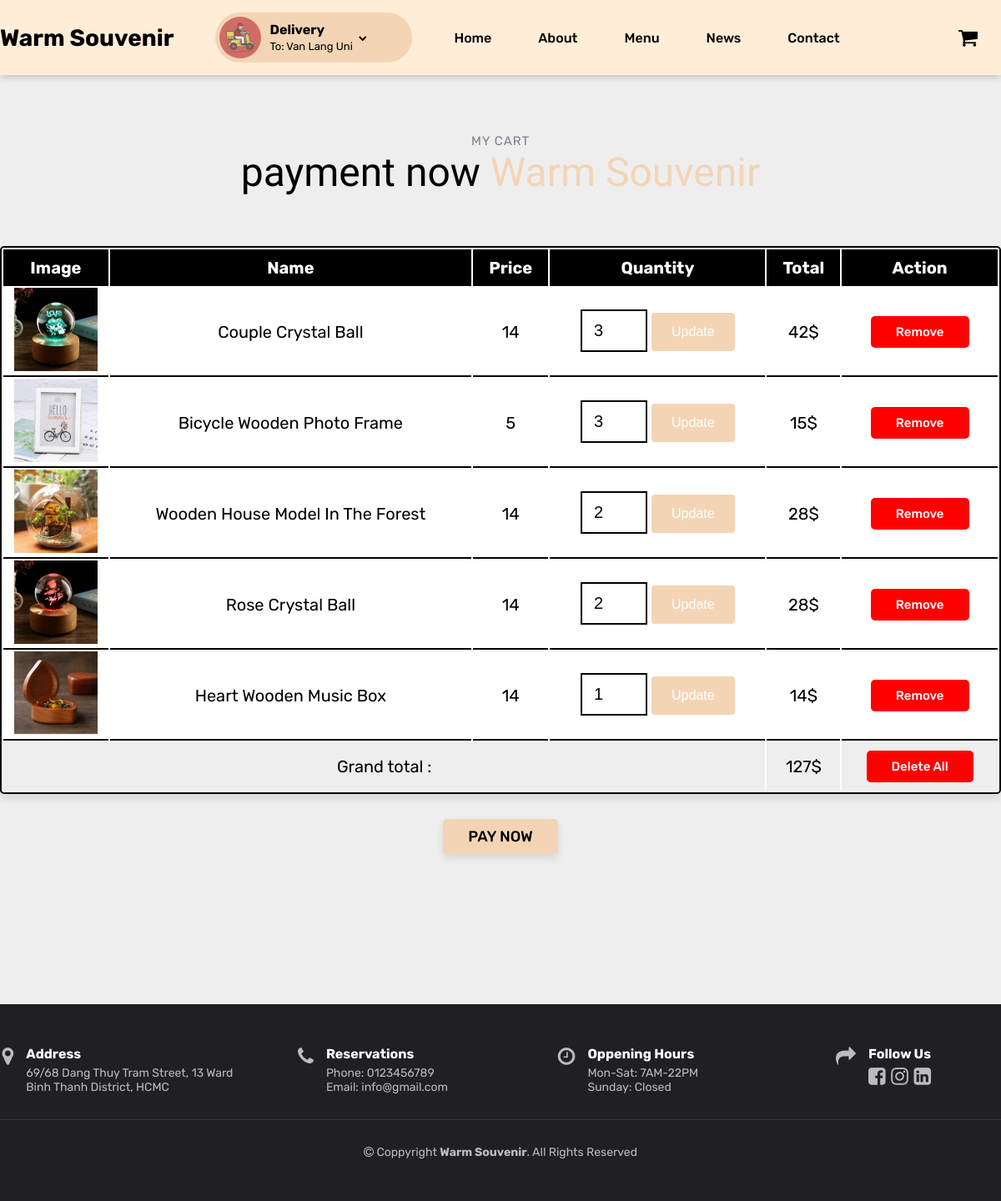
The app's page /mycart.php with its own data.
### tables this page shows
CREATE TABLE `cart` (
  `id` int(100) NOT NULL,
  `name` varchar(100) NOT NULL,
  `price` varchar(100) NOT NULL,
  `image` varchar(100) NOT NULL,
  `quantity` int(100) NOT NULL
);

### mycart.php (the view, shortened to what this page needs)
<?php
include 'config/config.php';
?>
<!DOCTYPE html>
<html lang="en">
<head>
    <link rel="stylesheet" href="https://cdnjs.cloudflare.com/ajax/libs/font-awesome/4.7.0/css/font-awesome.min.css" />
    <link rel="stylesheet" href="assets/css/style.css" />
</head>
<body>
    <header id="header" class="header">
        <div class="container-header">
            <a href="index.php" class="logo_link">
                <h1>Warm Souvenir</h1>
            </a>
            <div class="delivery">
                <img class="delivery-img" src="assets/img/delivery.jpg" alt="" />
                <div class="delivery-info">
                    <h3>Delivery</h3>
                    <span>To: Van Lang Uni</span>
                </div>
                <i class="fa fa-chevron-down arrow"></i>
            </div>
            <nav id="navbar" class="navbar">
                <ul>
                    <li><a class="link" href="index.php">Home</a></li>
                    <li><a class="link" href="about.php">About</a></li>
                    <li><a class="link" href="menu.php">Menu</a></li>
                    <li><a class="link" href="news.php">News</a></li>
                    <li><a class="link" href="contact.php">Contact</a></li>
                </ul>
            </nav>
            <div class="account">
                <li class="nav-item"><a class="nav-link active" href="mycart.php">
                    <i class="fa fa-shopping-cart" style="font-size: 25px;"></i></a></li>
            </div>
        </div>
    </header>
    <section class="cover">
        <div class="container">
            <div class="section-header">
                <h2>My Cart</h2>
                <p>
                    payment now
                    <span>Warm Souvenir</span>
                </p>
            </div>
            <div class="shopping-cart">
                <table>
                    <thead>
                        <th>image</th>
                        <th>name</th>
                        <th>price</th>
                        <th>quantity</th>
                        <th>total</th>
                        <th>action</th>
                    </thead>
                    <tbody>
                        <?php
                        $grand_total = 0;
                        $cart_query = mysqli_query($conn, "SELECT * FROM `cart`") or die('query failed');
                        if (mysqli_num_rows($cart_query) > 0) {
                            while ($fetch_cart = mysqli_fetch_assoc($cart_query)) {
                        ?>
                        <tr>
                            <td><img src="assets/img/<?php echo $fetch_cart['image']; ?>" height="100" alt=""></td>
                            <td style="text-transform: capitalize;"><?php echo $fetch_cart['name']; ?></td>
                            <td><?php echo $fetch_cart['price']; ?></td>
                            <td>
                                <form action="" method="post">
                                    <input type="number" min="1" name="cart_quantity"
                                        value="<?php echo $fetch_cart['quantity']; ?>">
                                    <input style="width: 100px;" type="submit" name="update_cart" value="Update"
                                        class="option-btn">
                                </form>
                            </td>
                            <td><?php echo $sub_total = number_format($fetch_cart['price'] *$fetch_cart['quantity']); ?>$
                            </td>
                            <td><a href="mycart.php?remove=<?php echo $fetch_cart['id']; ?>" class="delete-btn"
                                    onclick="return confirm('Remove item from cart?')">remove</a></td>
                        </tr>
                        <?php
                                $grand_total += $sub_total;
                            }
                        } else {
                            echo '<tr><td style="padding:20px; text-transform:capitalize;" colspan="6">No item added</td></tr>';
                        }
                        ?>
                        <tr class="table-bottom">
                            <td style="border: 0;" colspan="4">Grand total : </td>
                            <td style="border: 0;"><?php echo $grand_total; ?>$</td>
                            <td style="border: 0;"><a href="mycart.php?delete_all"
                                    onclick="return confirm('Delete all from cart?');"
                                    class="delete-btn <?php echo ($grand_total > 1) ? '' : 'disabled'; ?>">delete
                                    all</a>
                            </td>
                        </tr>
                    </tbody>
                </table>
                <div class="cart-btn <?php echo ($grand_total > 1) ? '' : 'disabled'; ?>">
                    <a href="delivery.php" class="btn <?php echo ($grand_total > 1) ? '' : 'disabled'; ?>">PAY NOW</a>
                </div>
            </div>
        </div>
    </section>
    <?php
        include("main/footer.php")
    ?>
</body>
</html>

### assets/css/style.css (style rules this page uses)
:root { --font-primary: "Rubik", sans-serif; --font-secondary: "Amatic SC", cursive; }
:root { --color-default: #eeeeee; --color-primary: #ffedd8; --color-secondary: #f3d5b5; }
* { margin: 0; padding: 0; box-sizing: border-box; }
body { font-family: var(--font-primary); }
.cover { padding: 160px 0; background-color: var(--color-default); }
.container { width: 100%; max-width: 1350px; margin: 0 auto; }
.section-header { text-align: center; padding-bottom: 30px; }
.section-header h2 { font-size: 15px; letter-spacing: 1px; font-weight: 400; margin: 0; padding: 0; color: #7f7f90; text-transform: uppercase; }
.section-header p { margin: 0; font-size: 48px; font-weight: 400; font-family: var(--font-secondary); }
.section-header p span { color: var(--color-secondary); margin: 0; font-size: 48px; font-weight: 400; }
a { text-decoration: none; color: #000; font-weight: 500; }
.header { background: var(--color-primary); height: 90px; position: fixed; top: 0; left: 0; width: 100%; z-index: 999; box-shadow: 0 2px 8px rgba(0, 0, 0, 0.2); }
.container-header { display: flex; width: 100%; max-width: 1350px; align-items: center; height: 90px; margin: 0 auto; }
.logo_link { margin-right: 50px; }
.logo_link h1 { font-size: 28px; font-weight: 700; color: #000; margin: 0; }
.delivery { display: flex; align-items: center; width: 236px; height: 40px; margin-right: 22px; border-radius: 100px; cursor: pointer; background-color: var(--color-secondary); padding: 30px 0px 30px 5px; }
.delivery-img { width: 100%; width: 50px; height: 50px; border-radius: 50%; vertical-align: middle; }
.delivery-info { padding-left: 10px; margin-right: 7px; }
.delivery-info h3 { font-size: medium; }
.delivery-info span { font-size: 13px; }
.delivery .arrow { font-size: 10px; }
.navbar { display: flex; }
.navbar ul { display: flex; align-items: center; }
.navbar ul li { padding: 10px 28px; list-style: none; }
.navbar ul .link { position: relative; }
.link::after { content: ""; position: absolute; left: 0; bottom: 0; width: 100%; height: 2px; background: #000; transform: scaleX(0); transform-origin: left; transition: transform 250ms ease-in; }
.account { margin-left: auto; align-items: center; display: flex; }
.nav-item { padding: 10px 28px; list-style: none; }
input[type="submit"] { width: 100%; background-color: #f3d5b5; color: white; padding: 14px 20px; margin: 8px 0; border: none; border-radius: 4px; cursor: pointer; font-size: medium; }

### mycart.php (style rules this page uses)
.shopping-cart { padding: 20px 0; display: flex; justify-content: center; flex-wrap: wrap; }
.shopping-cart table { width: 100%; text-align: center; border: 2px solid black; border-radius: 5px; box-shadow: 0 5px 10px rgba(0, 0, 0, 0.1); background-color: white; }
.shopping-cart table thead { background-color: black; }
.shopping-cart table thead th { padding: 10px; color: white; text-transform: capitalize; font-size: 20px; }
.shopping-cart table .table-bottom { background-color: #eee; }
.shopping-cart table tr td { padding: 10px; font-size: 20px; color: black; }
.shopping-cart table tr td:nth-child(1) { padding: 0; }
.shopping-cart table tr td input[type="number"] { width: 80px; border: 2px solid black; padding: 12px 14px; font-size: 20px; color: black; }
.shopping-cart { margin-top: 10px; text-align: center; }
.delete-btn { display: inline-block; padding: 10px 30px; cursor: pointer; font-size: 15px; color: white; border-radius: 5px; text-transform: capitalize; }
.delete-btn { background-color: red; }
td { border-bottom: 2px solid black; }
.table-bottom { background: gainsboro; }
.cart-btn { width: 200px; margin-top: 30px; text-align: center; border-radius: 10px; }
.btn { display: inline-block; padding: 10px 30px; background-color: #f3d5b5; cursor: pointer; font-size: 18px; border-radius: 5px; text-transform: capitalize; box-shadow: 0 5px 10px rgba(0, 0, 0, 0.1); }

### records on screen
cart: image (picture), name "Couple Crystal Ball", price "14", cart_quantity "3", $sub_total = number_format($fetch_cart['price'] *$fetch_cart['quantity']) "42"
cart: image (picture), name "Bicycle Wooden Photo Frame", price "5", cart_quantity "3", $sub_total = number_format($fetch_cart['price'] *$fetch_cart['quantity']) "15"
cart: image (picture), name "Wooden House Model In The Forest", price "14", cart_quantity "2", $sub_total = number_format($fetch_cart['price'] *$fetch_cart['quantity']) "28"
cart: image (picture), name "Rose Crystal Ball", price "14", cart_quantity "2", $sub_total = number_format($fetch_cart['price'] *$fetch_cart['quantity']) "28"
cart: image (picture), name "Heart Wooden Music Box", price "14", cart_quantity "1"

### other values on screen
$grand_total "127"
